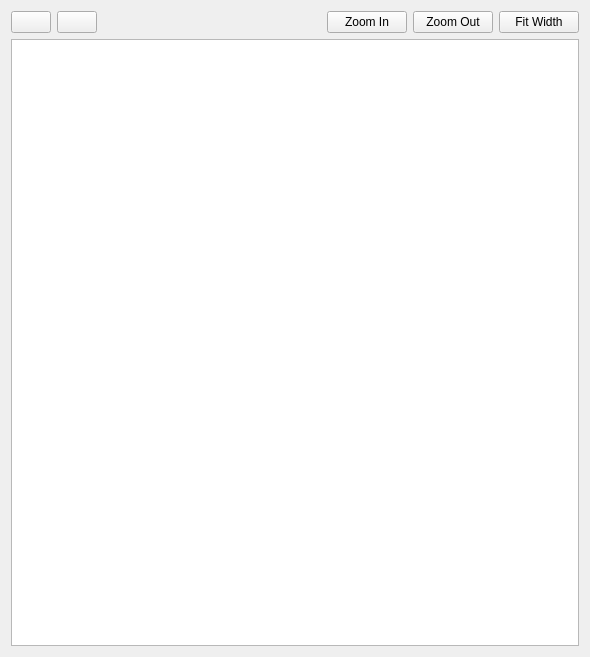
<?xml version="1.0" encoding="UTF-8"?>
<ui version="4.0">
 <class>Viewer</class>
 <widget class="QWidget" name="Viewer">
  <property name="geometry">
   <rect>
    <x>0</x>
    <y>0</y>
    <width>590</width>
    <height>657</height>
   </rect>
  </property>
  <property name="sizePolicy">
   <sizepolicy hsizetype="Expanding" vsizetype="Expanding">
    <horstretch>0</horstretch>
    <verstretch>0</verstretch>
   </sizepolicy>
  </property>
  <property name="windowTitle">
   <string>Image view</string>
  </property>
  <property name="windowIcon">
   <iconset>
    <normaloff>:/images/affiche.png</normaloff>:/images/affiche.png</iconset>
  </property>
  <layout class="QVBoxLayout" name="verticalLayout">
   <item>
    <layout class="QHBoxLayout" name="horizontalLayout">
     <item>
      <widget class="QPushButton" name="previousButton">
       <property name="text">
        <string/>
       </property>
       <property name="icon">
        <iconset resource="../ressources.qrc">
         <normaloff>:/images/left_arrow.png</normaloff>:/images/left_arrow.png</iconset>
       </property>
      </widget>
     </item>
     <item>
      <widget class="QPushButton" name="nextButton">
       <property name="text">
        <string/>
       </property>
       <property name="icon">
        <iconset resource="../ressources.qrc">
         <normaloff>:/images/right_arrow.png</normaloff>:/images/right_arrow.png</iconset>
       </property>
      </widget>
     </item>
     <item>
      <spacer name="horizontalSpacer">
       <property name="orientation">
        <enum>Qt::Horizontal</enum>
       </property>
       <property name="sizeHint" stdset="0">
        <size>
         <width>68</width>
         <height>17</height>
        </size>
       </property>
      </spacer>
     </item>
     <item>
      <widget class="QPushButton" name="inButton">
       <property name="text">
        <string>Zoom In</string>
       </property>
      </widget>
     </item>
     <item>
      <widget class="QPushButton" name="outButton">
       <property name="text">
        <string>Zoom Out</string>
       </property>
      </widget>
     </item>
     <item>
      <widget class="QPushButton" name="fitButton">
       <property name="text">
        <string>Fit Width</string>
       </property>
      </widget>
     </item>
    </layout>
   </item>
   <item>
    <widget class="QGraphicsView" name="pdfView">
     <property name="renderHints">
      <set>QPainter::Antialiasing|QPainter::HighQualityAntialiasing|QPainter::SmoothPixmapTransform|QPainter::TextAntialiasing</set>
     </property>
     <property name="dragMode">
      <enum>QGraphicsView::ScrollHandDrag</enum>
     </property>
     <property name="resizeAnchor">
      <enum>QGraphicsView::NoAnchor</enum>
     </property>
     <property name="optimizationFlags">
      <set>QGraphicsView::DontAdjustForAntialiasing</set>
     </property>
    </widget>
   </item>
  </layout>
 </widget>
 <resources>
  <include location="../ressources.qrc"/>
 </resources>
 <connections/>
</ui>
